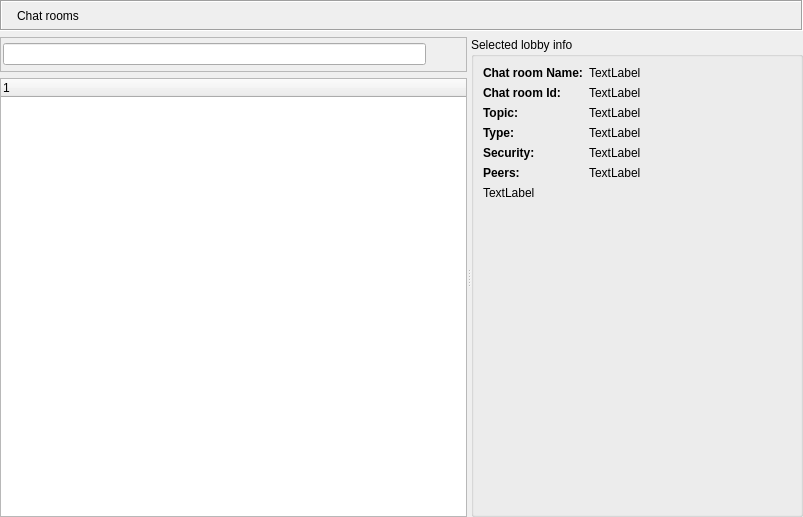
<?xml version="1.0" encoding="UTF-8"?>
<ui version="4.0">
 <class>ChatLobbyWidget</class>
 <widget class="QWidget" name="ChatLobbyWidget">
  <property name="geometry">
   <rect>
    <x>0</x>
    <y>0</y>
    <width>803</width>
    <height>517</height>
   </rect>
  </property>
  <layout class="QVBoxLayout">
   <property name="leftMargin">
    <number>0</number>
   </property>
   <property name="topMargin">
    <number>0</number>
   </property>
   <property name="rightMargin">
    <number>0</number>
   </property>
   <property name="bottomMargin">
    <number>0</number>
   </property>
   <item>
    <widget class="QFrame" name="titleBarFrame">
     <property name="sizePolicy">
      <sizepolicy hsizetype="Preferred" vsizetype="Maximum">
       <horstretch>0</horstretch>
       <verstretch>0</verstretch>
      </sizepolicy>
     </property>
     <property name="frameShape">
      <enum>QFrame::Box</enum>
     </property>
     <property name="frameShadow">
      <enum>QFrame::Sunken</enum>
     </property>
     <layout class="QHBoxLayout" name="titleBarFrameLayout">
      <property name="leftMargin">
       <number>2</number>
      </property>
      <property name="topMargin">
       <number>2</number>
      </property>
      <property name="rightMargin">
       <number>2</number>
      </property>
      <property name="bottomMargin">
       <number>2</number>
      </property>
      <item>
       <widget class="QLabel" name="titleBarPixmap">
        <property name="maximumSize">
         <size>
          <width>24</width>
          <height>24</height>
         </size>
        </property>
        <property name="text">
         <string/>
        </property>
        <property name="pixmap">
         <pixmap resource="icons.qrc">:/icons/png/chat-lobbies.png</pixmap>
        </property>
        <property name="scaledContents">
         <bool>true</bool>
        </property>
       </widget>
      </item>
      <item>
       <widget class="StyledLabel" name="titleBarLabel">
        <property name="text">
         <string>Chat rooms</string>
        </property>
       </widget>
      </item>
      <item>
       <spacer name="titleBarVSpacer">
        <property name="orientation">
         <enum>Qt::Horizontal</enum>
        </property>
        <property name="sizeHint" stdset="0">
         <size>
          <width>123</width>
          <height>13</height>
         </size>
        </property>
       </spacer>
      </item>
      <item>
       <widget class="QToolButton" name="helpButton">
        <property name="focusPolicy">
         <enum>Qt::NoFocus</enum>
        </property>
        <property name="icon">
         <iconset resource="icons.qrc">
          <normaloff>:/icons/help_64.png</normaloff>:/icons/help_64.png</iconset>
        </property>
        <property name="checkable">
         <bool>true</bool>
        </property>
        <property name="autoRaise">
         <bool>true</bool>
        </property>
       </widget>
      </item>
     </layout>
    </widget>
   </item>
   <item>
    <widget class="QSplitter" name="splitter">
     <property name="orientation">
      <enum>Qt::Horizontal</enum>
     </property>
     <widget class="QWidget" name="layoutWidget">
      <layout class="QVBoxLayout" name="lobbyTreeVLayout">
       <item>
        <widget class="QFrame" name="toolBarFrame">
         <property name="styleSheet">
          <string notr="true"/>
         </property>
         <property name="frameShape">
          <enum>QFrame::StyledPanel</enum>
         </property>
         <property name="frameShadow">
          <enum>QFrame::Raised</enum>
         </property>
         <layout class="QGridLayout" name="toolBarFrameGLayout">
          <property name="leftMargin">
           <number>2</number>
          </property>
          <property name="topMargin">
           <number>1</number>
          </property>
          <property name="rightMargin">
           <number>2</number>
          </property>
          <property name="bottomMargin">
           <number>1</number>
          </property>
          <property name="horizontalSpacing">
           <number>6</number>
          </property>
          <property name="verticalSpacing">
           <number>0</number>
          </property>
          <item row="0" column="0">
           <widget class="LineEditClear" name="filterLineEdit">
            <property name="toolTip">
             <string>Search Chat lobbies</string>
            </property>
           </widget>
          </item>
          <item row="0" column="1">
           <widget class="QToolButton" name="createLobbyToolButton">
            <property name="toolTip">
             <string>Create chat lobby</string>
            </property>
            <property name="text">
             <string/>
            </property>
            <property name="icon">
             <iconset resource="icons.qrc">
              <normaloff>:/icons/png/add.png</normaloff>:/icons/png/add.png</iconset>
            </property>
            <property name="iconSize">
             <size>
              <width>24</width>
              <height>24</height>
             </size>
            </property>
            <property name="autoRaise">
             <bool>true</bool>
            </property>
           </widget>
          </item>
         </layout>
        </widget>
       </item>
       <item>
        <widget class="QTreeWidget" name="lobbyTreeWidget">
         <property name="iconSize">
          <size>
           <width>16</width>
           <height>16</height>
          </size>
         </property>
         <column>
          <property name="text">
           <string notr="true">1</string>
          </property>
         </column>
        </widget>
       </item>
      </layout>
     </widget>
     <widget class="QStackedWidget" name="stackedWidget">
      <property name="sizePolicy">
       <sizepolicy hsizetype="Expanding" vsizetype="Expanding">
        <horstretch>0</horstretch>
        <verstretch>0</verstretch>
       </sizepolicy>
      </property>
      <property name="currentIndex">
       <number>0</number>
      </property>
      <widget class="QWidget" name="_lobby_blank_page">
       <layout class="QGridLayout" name="_lobby_blank_pageGLayout">
        <property name="leftMargin">
         <number>0</number>
        </property>
        <property name="topMargin">
         <number>0</number>
        </property>
        <property name="rightMargin">
         <number>0</number>
        </property>
        <property name="bottomMargin">
         <number>0</number>
        </property>
        <property name="spacing">
         <number>6</number>
        </property>
        <item row="0" column="0">
         <widget class="QGroupBox" name="lobbyinfo_groupBox">
          <property name="title">
           <string>Selected lobby info</string>
          </property>
          <layout class="QVBoxLayout" name="lobbyinfo_groupBoxVLayout">
           <item>
            <layout class="QHBoxLayout" name="lobbyInfoHLayout">
             <item>
              <layout class="QVBoxLayout" name="lobbyInfoNameVLayout">
               <item>
                <widget class="QLabel" name="lobbyname_label">
                 <property name="font">
                  <font>
                   <weight>75</weight>
                   <bold>true</bold>
                  </font>
                 </property>
                 <property name="text">
                  <string>Chat room Name:</string>
                 </property>
                </widget>
               </item>
               <item>
                <widget class="QLabel" name="lobbyid_label">
                 <property name="font">
                  <font>
                   <weight>75</weight>
                   <bold>true</bold>
                  </font>
                 </property>
                 <property name="text">
                  <string>Chat room Id:</string>
                 </property>
                </widget>
               </item>
               <item>
                <widget class="QLabel" name="lobbytopic_label">
                 <property name="font">
                  <font>
                   <weight>75</weight>
                   <bold>true</bold>
                  </font>
                 </property>
                 <property name="text">
                  <string>Topic:</string>
                 </property>
                </widget>
               </item>
               <item>
                <widget class="QLabel" name="lobbytype_label">
                 <property name="font">
                  <font>
                   <weight>75</weight>
                   <bold>true</bold>
                  </font>
                 </property>
                 <property name="text">
                  <string>Type:</string>
                 </property>
                </widget>
               </item>
               <item>
                <widget class="QLabel" name="lobbysec_label">
                 <property name="font">
                  <font>
                   <weight>75</weight>
                   <bold>true</bold>
                  </font>
                 </property>
                 <property name="text">
                  <string>Security:</string>
                 </property>
                </widget>
               </item>
               <item>
                <widget class="QLabel" name="lobbypeers_label">
                 <property name="font">
                  <font>
                   <weight>75</weight>
                   <bold>true</bold>
                  </font>
                 </property>
                 <property name="text">
                  <string>Peers:</string>
                 </property>
                </widget>
               </item>
              </layout>
             </item>
             <item>
              <layout class="QVBoxLayout" name="lobbyInfoValueVLayout">
               <item>
                <widget class="QLabel" name="lobbyname_lineEdit">
                 <property name="sizePolicy">
                  <sizepolicy hsizetype="Expanding" vsizetype="Preferred">
                   <horstretch>0</horstretch>
                   <verstretch>0</verstretch>
                  </sizepolicy>
                 </property>
                 <property name="text">
                  <string>TextLabel</string>
                 </property>
                </widget>
               </item>
               <item>
                <widget class="QLabel" name="lobbyid_lineEdit">
                 <property name="sizePolicy">
                  <sizepolicy hsizetype="Expanding" vsizetype="Preferred">
                   <horstretch>0</horstretch>
                   <verstretch>0</verstretch>
                  </sizepolicy>
                 </property>
                 <property name="text">
                  <string>TextLabel</string>
                 </property>
                </widget>
               </item>
               <item>
                <widget class="QLabel" name="lobbytopic_lineEdit">
                 <property name="sizePolicy">
                  <sizepolicy hsizetype="Expanding" vsizetype="Preferred">
                   <horstretch>0</horstretch>
                   <verstretch>0</verstretch>
                  </sizepolicy>
                 </property>
                 <property name="text">
                  <string>TextLabel</string>
                 </property>
                 <property name="wordWrap">
                  <bool>true</bool>
                 </property>
                </widget>
               </item>
               <item>
                <widget class="QLabel" name="lobbytype_lineEdit">
                 <property name="sizePolicy">
                  <sizepolicy hsizetype="Expanding" vsizetype="Preferred">
                   <horstretch>0</horstretch>
                   <verstretch>0</verstretch>
                  </sizepolicy>
                 </property>
                 <property name="text">
                  <string>TextLabel</string>
                 </property>
                </widget>
               </item>
               <item>
                <widget class="QLabel" name="lobbysec_lineEdit">
                 <property name="text">
                  <string>TextLabel</string>
                 </property>
                </widget>
               </item>
               <item>
                <widget class="QLabel" name="lobbypeers_lineEdit">
                 <property name="sizePolicy">
                  <sizepolicy hsizetype="Expanding" vsizetype="Preferred">
                   <horstretch>0</horstretch>
                   <verstretch>0</verstretch>
                  </sizepolicy>
                 </property>
                 <property name="text">
                  <string>TextLabel</string>
                 </property>
                </widget>
               </item>
              </layout>
             </item>
            </layout>
           </item>
           <item>
            <widget class="QLabel" name="lobbyInfoLabel">
             <property name="text">
              <string notr="true">TextLabel</string>
             </property>
             <property name="wordWrap">
              <bool>true</bool>
             </property>
            </widget>
           </item>
           <item>
            <spacer name="lobbyInfoVSpacer">
             <property name="orientation">
              <enum>Qt::Vertical</enum>
             </property>
             <property name="sizeHint" stdset="0">
              <size>
               <width>20</width>
               <height>40</height>
              </size>
             </property>
            </spacer>
           </item>
          </layout>
         </widget>
        </item>
       </layout>
      </widget>
     </widget>
    </widget>
   </item>
  </layout>
 </widget>
 <customwidgets>
  <customwidget>
   <class>LineEditClear</class>
   <extends>QLineEdit</extends>
   <header location="global">gui/common/LineEditClear.h</header>
  </customwidget>
  <customwidget>
   <class>StyledLabel</class>
   <extends>QLabel</extends>
   <header>gui/common/StyledLabel.h</header>
  </customwidget>
 </customwidgets>
 <resources>
  <include location="icons.qrc"/>
 </resources>
 <connections/>
</ui>
